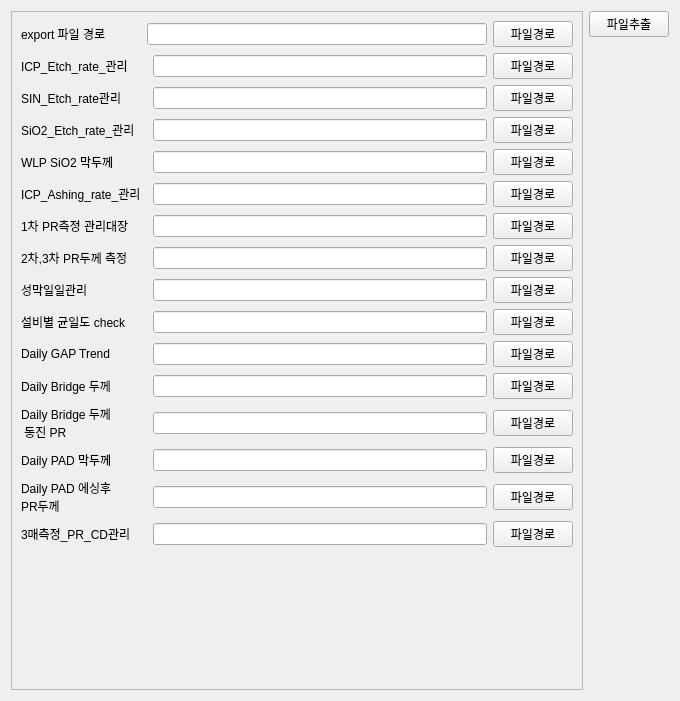
<?xml version="1.0" encoding="UTF-8"?>
<ui version="4.0">
 <class>E2R_every_report</class>
 <widget class="QWidget" name="E2R_every_report">
  <property name="geometry">
   <rect>
    <x>0</x>
    <y>0</y>
    <width>680</width>
    <height>701</height>
   </rect>
  </property>
  <property name="windowTitle">
   <string>Form</string>
  </property>
  <layout class="QGridLayout" name="gridLayout">
   <item row="3" column="0" rowspan="2">
    <widget class="QScrollArea" name="scrollArea">
     <property name="widgetResizable">
      <bool>true</bool>
     </property>
     <widget class="QWidget" name="scrollAreaWidgetContents">
      <property name="geometry">
       <rect>
        <x>0</x>
        <y>0</y>
        <width>579</width>
        <height>681</height>
       </rect>
      </property>
      <layout class="QGridLayout" name="gridLayout_2">
       <item row="13" column="3">
        <widget class="QPushButton" name="daily_gap_btn">
         <property name="text">
          <string>파일경로</string>
         </property>
        </widget>
       </item>
       <item row="7" column="2">
        <widget class="QLineEdit" name="WPL_SiO2_path"/>
       </item>
       <item row="5" column="3">
        <widget class="QPushButton" name="SIO2_Etch_rate_btn">
         <property name="text">
          <string>파일경로</string>
         </property>
        </widget>
       </item>
       <item row="14" column="0">
        <widget class="QLabel" name="label_14">
         <property name="text">
          <string>Daily Bridge 두께</string>
         </property>
        </widget>
       </item>
       <item row="13" column="0">
        <widget class="QLabel" name="label_13">
         <property name="text">
          <string>Daily GAP Trend</string>
         </property>
        </widget>
       </item>
       <item row="12" column="3">
        <widget class="QPushButton" name="uniformity_ckeck_btn">
         <property name="text">
          <string>파일경로</string>
         </property>
        </widget>
       </item>
       <item row="12" column="2">
        <widget class="QLineEdit" name="uniformity_ckeck_path"/>
       </item>
       <item row="12" column="0">
        <widget class="QLabel" name="label_11">
         <property name="text">
          <string>설비별 균일도 check</string>
         </property>
        </widget>
       </item>
       <item row="11" column="3">
        <widget class="QPushButton" name="sungmak_day_btn">
         <property name="text">
          <string>파일경로</string>
         </property>
        </widget>
       </item>
       <item row="11" column="2">
        <widget class="QLineEdit" name="sungmak_day_path"/>
       </item>
       <item row="11" column="0">
        <widget class="QLabel" name="label_10">
         <property name="text">
          <string>성막일일관리</string>
         </property>
        </widget>
       </item>
       <item row="10" column="3">
        <widget class="QPushButton" name="mesure_2_3_btn">
         <property name="text">
          <string>파일경로</string>
         </property>
        </widget>
       </item>
       <item row="10" column="2">
        <widget class="QLineEdit" name="mesure_2_3_path"/>
       </item>
       <item row="8" column="3">
        <widget class="QPushButton" name="ICP_Ashing_rate_btn">
         <property name="text">
          <string>파일경로</string>
         </property>
        </widget>
       </item>
       <item row="8" column="2">
        <widget class="QLineEdit" name="ICP_Ashing_rate_path"/>
       </item>
       <item row="8" column="0">
        <widget class="QLabel" name="label_7">
         <property name="text">
          <string>ICP_Ashing_rate_관리</string>
         </property>
        </widget>
       </item>
       <item row="7" column="3">
        <widget class="QPushButton" name="WPL_SiO2_btn">
         <property name="text">
          <string>파일경로</string>
         </property>
        </widget>
       </item>
       <item row="7" column="0">
        <widget class="QLabel" name="label_6">
         <property name="text">
          <string>WLP SiO2 막두께</string>
         </property>
        </widget>
       </item>
       <item row="0" column="3">
        <widget class="QPushButton" name="export_path_btn">
         <property name="text">
          <string>파일경로</string>
         </property>
        </widget>
       </item>
       <item row="19" column="0">
        <spacer name="verticalSpacer">
         <property name="orientation">
          <enum>Qt::Vertical</enum>
         </property>
         <property name="sizeHint" stdset="0">
          <size>
           <width>20</width>
           <height>40</height>
          </size>
         </property>
        </spacer>
       </item>
       <item row="17" column="3">
        <widget class="QPushButton" name="daily_pad_ashing_btn">
         <property name="text">
          <string>파일경로</string>
         </property>
        </widget>
       </item>
       <item row="9" column="2">
        <widget class="QLineEdit" name="mesure_1_path"/>
       </item>
       <item row="16" column="0">
        <widget class="QLabel" name="label_15">
         <property name="text">
          <string>Daily PAD 막두께</string>
         </property>
        </widget>
       </item>
       <item row="17" column="0">
        <widget class="QLabel" name="label_16">
         <property name="text">
          <string>Daily PAD 에싱후 
PR두께</string>
         </property>
        </widget>
       </item>
       <item row="13" column="2">
        <widget class="QLineEdit" name="daily_gap_path"/>
       </item>
       <item row="18" column="0">
        <widget class="QLabel" name="label_17">
         <property name="text">
          <string>3매측정_PR_CD관리</string>
         </property>
        </widget>
       </item>
       <item row="14" column="2">
        <widget class="QLineEdit" name="Daily_Bridge_path"/>
       </item>
       <item row="16" column="2">
        <widget class="QLineEdit" name="Daily_pad_path"/>
       </item>
       <item row="17" column="2">
        <widget class="QLineEdit" name="daily_pad_ashing_path"/>
       </item>
       <item row="18" column="2">
        <widget class="QLineEdit" name="mesure_pr_cd_path"/>
       </item>
       <item row="14" column="3">
        <widget class="QPushButton" name="Daily_Bridge_btn">
         <property name="text">
          <string>파일경로</string>
         </property>
        </widget>
       </item>
       <item row="16" column="3">
        <widget class="QPushButton" name="Daily_pad_btn">
         <property name="text">
          <string>파일경로</string>
         </property>
        </widget>
       </item>
       <item row="18" column="3">
        <widget class="QPushButton" name="mesure_pr_cd_btn">
         <property name="text">
          <string>파일경로</string>
         </property>
        </widget>
       </item>
       <item row="9" column="3">
        <widget class="QPushButton" name="mesure_1_btn">
         <property name="text">
          <string>파일경로</string>
         </property>
        </widget>
       </item>
       <item row="0" column="1" colspan="2">
        <widget class="QLineEdit" name="export_path_edit"/>
       </item>
       <item row="0" column="0">
        <widget class="QLabel" name="label_5">
         <property name="text">
          <string>export 파일 경로</string>
         </property>
        </widget>
       </item>
       <item row="5" column="0">
        <widget class="QLabel" name="label_3">
         <property name="text">
          <string>SiO2_Etch_rate_관리</string>
         </property>
        </widget>
       </item>
       <item row="2" column="3">
        <widget class="QPushButton" name="SIN_Etch_rate_btn">
         <property name="text">
          <string>파일경로</string>
         </property>
        </widget>
       </item>
       <item row="9" column="0">
        <widget class="QLabel" name="label_8">
         <property name="text">
          <string>1차 PR측정 관리대장</string>
         </property>
        </widget>
       </item>
       <item row="10" column="0">
        <widget class="QLabel" name="label_9">
         <property name="text">
          <string>2차,3차 PR두께 측정</string>
         </property>
        </widget>
       </item>
       <item row="2" column="2">
        <widget class="QLineEdit" name="SIN_Etch_rate_path"/>
       </item>
       <item row="1" column="3">
        <widget class="QPushButton" name="ICP_Etch_rate_btn">
         <property name="sizePolicy">
          <sizepolicy hsizetype="Maximum" vsizetype="Fixed">
           <horstretch>0</horstretch>
           <verstretch>0</verstretch>
          </sizepolicy>
         </property>
         <property name="text">
          <string>파일경로</string>
         </property>
        </widget>
       </item>
       <item row="1" column="2">
        <widget class="QLineEdit" name="ICP_Etch_rate_path"/>
       </item>
       <item row="1" column="0">
        <widget class="QLabel" name="label">
         <property name="text">
          <string>ICP_Etch_rate_관리</string>
         </property>
        </widget>
       </item>
       <item row="2" column="0">
        <widget class="QLabel" name="label_2">
         <property name="text">
          <string>SIN_Etch_rate관리</string>
         </property>
        </widget>
       </item>
       <item row="5" column="2">
        <widget class="QLineEdit" name="SIO2_Etch_rate_path"/>
       </item>
       <item row="15" column="0">
        <widget class="QLabel" name="label_4">
         <property name="text">
          <string>Daily Bridge 두께 
 동진 PR</string>
         </property>
        </widget>
       </item>
       <item row="15" column="2">
        <widget class="QLineEdit" name="Daily_Bridge_dongjin_path"/>
       </item>
       <item row="15" column="3">
        <widget class="QPushButton" name="Daily_Bridge_dongjin_btn">
         <property name="text">
          <string>파일경로</string>
         </property>
        </widget>
       </item>
      </layout>
     </widget>
    </widget>
   </item>
   <item row="3" column="1">
    <widget class="QPushButton" name="export_btn">
     <property name="text">
      <string>파일추출</string>
     </property>
    </widget>
   </item>
  </layout>
 </widget>
 <resources/>
 <connections/>
</ui>
